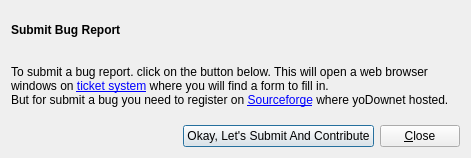
<?xml version="1.0" encoding="UTF-8"?>
<ui version="4.0">
 <class>ReportBugDialog</class>
 <widget class="QDialog" name="ReportBugDialog">
  <property name="geometry">
   <rect>
    <x>0</x>
    <y>0</y>
    <width>471</width>
    <height>158</height>
   </rect>
  </property>
  <property name="windowTitle">
   <string>yodownet : Submit Bug Report</string>
  </property>
  <property name="windowIcon">
   <iconset theme="tools-report-bug"/>
  </property>
  <layout class="QGridLayout" name="gridLayout">
   <item row="0" column="0" colspan="3">
    <widget class="QLabel" name="descLabel">
     <property name="font">
      <font>
       <weight>50</weight>
       <bold>false</bold>
      </font>
     </property>
     <property name="text">
      <string>&lt;b&gt;Submit Bug Report&lt;/b&gt;&lt;br /&gt;&lt;br /&gt;&lt;br /&gt;
To submit a bug report. click on the button below. This will open a web browser windows on &lt;a href=&quot;https://sourceforge.net/p/yodownet/tickets/&quot;&gt;ticket system&lt;/a&gt; where you will find a form to fill in.&lt;br /&gt;But for submit a bug you need to register on &lt;a href=&quot;https://sourceforge.net&quot;&gt;Sourceforge&lt;/a&gt; where yoDownet hosted.
</string>
     </property>
     <property name="textFormat">
      <enum>Qt::AutoText</enum>
     </property>
     <property name="wordWrap">
      <bool>true</bool>
     </property>
    </widget>
   </item>
   <item row="1" column="0">
    <spacer name="horizontalSpacer">
     <property name="orientation">
      <enum>Qt::Horizontal</enum>
     </property>
     <property name="sizeHint" stdset="0">
      <size>
       <width>110</width>
       <height>20</height>
      </size>
     </property>
    </spacer>
   </item>
   <item row="1" column="1">
    <widget class="QPushButton" name="submitButton">
     <property name="text">
      <string>Okay, Let's Submit And Contribute</string>
     </property>
     <property name="icon">
      <iconset theme="tools-report-bug"/>
     </property>
    </widget>
   </item>
   <item row="1" column="2">
    <widget class="QPushButton" name="closeButton">
     <property name="text">
      <string>&amp;Close</string>
     </property>
     <property name="icon">
      <iconset theme="dialog-close"/>
     </property>
    </widget>
   </item>
  </layout>
 </widget>
 <resources/>
 <connections>
  <connection>
   <sender>closeButton</sender>
   <signal>clicked()</signal>
   <receiver>ReportBugDialog</receiver>
   <slot>reject()</slot>
   <hints>
    <hint type="sourcelabel">
     <x>437</x>
     <y>145</y>
    </hint>
    <hint type="destinationlabel">
     <x>489</x>
     <y>40</y>
    </hint>
   </hints>
  </connection>
 </connections>
</ui>
